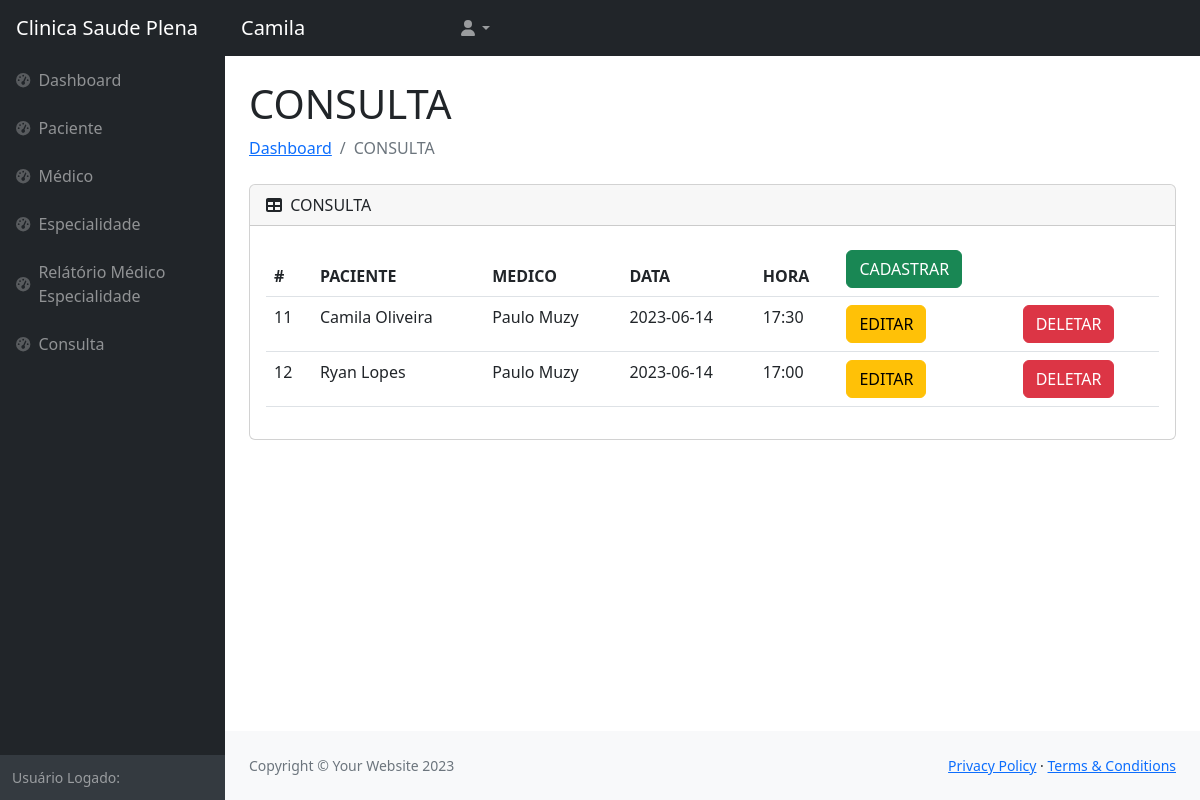
Page /front/tabelas/consulta.php (signed in) on the committed database.
### tables this page shows
CREATE TABLE `usuario` (
  `idUser` int(11) NOT NULL,
  `nomeUser` varchar(100) NOT NULL,
  `username` varchar(100) NOT NULL,
  `password` varchar(100) NOT NULL
);

CREATE TABLE `consulta` (
  `idConsulta` int(11) NOT NULL,
  `id_paciente` int(11) NOT NULL,
  `id_medico` int(11) NOT NULL,
  `dataConsulta` varchar(30) NOT NULL,
  `horaConsulta` varchar(30) NOT NULL
);

CREATE TABLE `paciente` (
  `idPaciente` int(11) NOT NULL,
  `nomePaciente` varchar(50) NOT NULL,
  `idadePaciente` int(11) NOT NULL,
  `email` varchar(50) NOT NULL
);

CREATE TABLE `medico` (
  `idMedico` int(11) NOT NULL,
  `nomeMedico` varchar(50) NOT NULL,
  `crmMedico` varchar(50) NOT NULL,
  `idadeMedico` int(11) NOT NULL,
  `email` varchar(50) NOT NULL
);

### front/Tabelas/consulta.php (the view, shortened to what this page needs)
<?php
require("../../backand/conexao.php");
$username = $_SESSION["username"];
     $query = "SELECT * FROM usuario WHERE username = '$username'";
              $busca = mysqli_query($conn, $query);
              while ($dados = mysqli_fetch_array($busca)) {
                $nome = $dados['nomeUser'];
?>
<!DOCTYPE html>
<html lang="en">
    <head>
        <link href="https://cdn.jsdelivr.net/npm/simple-datatables@7.1.2/dist/style.min.css" rel="stylesheet" />
        <link href="../css/styles.css" rel="stylesheet" />
    </head>
    <body class="sb-nav-fixed">
        <nav class="sb-topnav navbar navbar-expand navbar-dark bg-dark">
            <a class="navbar-brand ps-3" href="index.html">Clinica Saude Plena</a>
            <a class="navbar-brand ps-3" href="index.html"><?php echo $nome; }?></a>
            <ul class="navbar-nav ms-auto ms-md-0 me-3 me-lg-4">
                <li class="nav-item dropdown">
                    <a class="nav-link dropdown-toggle" id="navbarDropdown" href="#" role="button" data-bs-toggle="dropdown" aria-expanded="false"><i class="fas fa-user fa-fw"></i></a>
                </li>
            </ul>
        </nav>
        <div id="layoutSidenav">
            <div id="layoutSidenav_nav">
                <?php require('nav.php');?>
            </div>
            <div id="layoutSidenav_content">
                <main>
                    <div class="container-fluid px-4">
                        <h1 class="mt-4">CONSULTA</h1>
                        <ol class="breadcrumb mb-4">
                            <li class="breadcrumb-item"><a href="index.html">Dashboard</a></li>
                            <li class="breadcrumb-item active">CONSULTA</li>
                        </ol>
                        <div class="card mb-4">
                            <div class="card-header">
                                <i class="fas fa-table me-1"></i>
                                CONSULTA
                            </div>
                            <div class="card-body">
                                <table class="table">
                                    <thead>
                                      <tr>
                                        <th scope="col">#</th>
                                        <th scope="col">PACIENTE</th>
                                        <th scope="col">MEDICO</th>
                                        <th scope="col">DATA</th>
                                        <th scope="col">HORA</th>
                                        <th scope="col"><a href="../form/cadConsulta.php" type="button" class="btn btn-success">CADASTRAR</a></th>
                                        <th scope="col"></th>
                                      </tr>
                                    </thead>
                                    <tbody>
                                      <tr>
                                      <?php
                                        require('../../backand/conexao.php');
                                        $query = "SELECT idConsulta,
                                        dataConsulta,
                                        horaConsulta,
                                        nomePaciente AS paciente,
                                        nomeMedico AS medico
                                        FROM consulta
                                        INNER JOIN paciente ON id_paciente = idPaciente
                                        INNER JOIN medico ON id_medico = idMedico";
                                        $busca = mysqli_query($conn, $query);
                                        while ($dados = mysqli_fetch_array($busca)) {
                                       ?>
                                        <td><?php echo $dados['idConsulta'] ?></td>
                                        <td><?php echo $dados['paciente'] ?></td>
                                        <td><?php echo $dados['medico'] ?></td>
                                        <td><?php echo $dados['dataConsulta'] ?></td>
                                        <td><?php echo $dados['horaConsulta'] ?></td>
                                        <td><a type="button" href="../form/editConsulta.php?idConsulta=<?php echo $dados['idConsulta']?>" class="btn btn-warning">EDITAR</a></td>
                                        <td><a class="btn btn-danger" href="../../backand/delConsulta.php?idConsulta=<?php echo $dados['idConsulta']?>">DELETAR</a></td>
                                      </tr>
                                      <?php } ?>
                                    </tbody>
                                  </table>
                            </div>
                        </div>
                    </div>
                </main>
                <footer class="py-4 bg-light mt-auto">
                    <div class="container-fluid px-4">
                        <div class="d-flex align-items-center justify-content-between small">
                            <div class="text-muted">Copyright &copy; Your Website 2023</div>
                            <div>
                                <a href="#">Privacy Policy</a>
                                &middot;
                                <a href="#">Terms &amp; Conditions</a>
                            </div>
                        </div>
                    </div>
                </footer>
            </div>
        </div>
    </body>
</html>

### rows in the picture
usuario: nomeUser "Camila"
consulta: idConsulta "11", id_paciente.nomePaciente "Camila Oliveira", id_medico.nomeMedico "Paulo Muzy", dataConsulta "2023-06-14", horaConsulta "17:30"
consulta: idConsulta "12", id_paciente.nomePaciente "Ryan Lopes", id_medico.nomeMedico "Paulo Muzy", dataConsulta "2023-06-14", horaConsulta "17:00"
